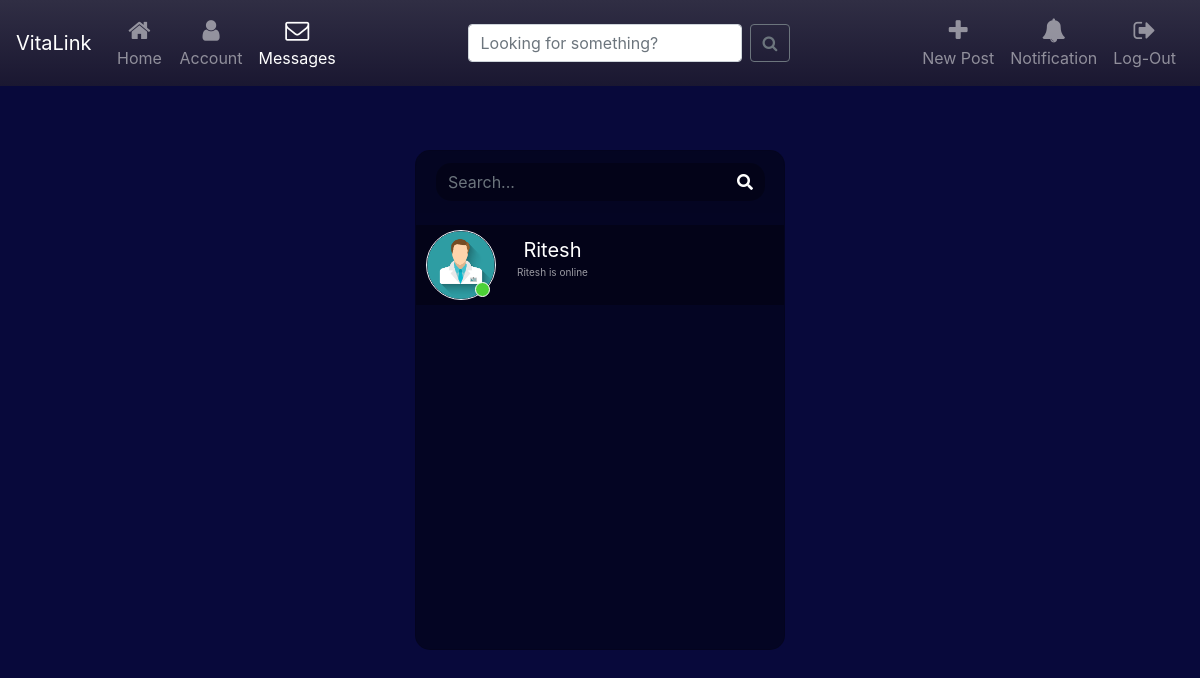
Page /chat (signed in) on the committed database.
### website/models.py (models this page shows)
class User(db.Model, UserMixin):
    id = db.Column(db.Integer, primary_key=True)
    email = db.Column(db.String(150), unique=True)
    password = db.Column(db.String(150))
    websocket_id = db.Column(db.String, unique=True, index=True)
    name = db.Column(db.String(150),unique = True)
    profilepic = db.Column(db.String(100))
    status = db.Column(db.String(20))
    interests = db.Column(db.String(1000),default = None)
    following = db.Column(db.String(1000),default = "")
    followers = db.Column(db.String(1000),default = "")
    logined = db.Column(db.String(10),default = "true")
    otp = db.Column(db.String(10))
    posts = db.relationship('Post')

### website/chat.py (the view, shortened to what this page needs)
@chat.route('/chat',methods=['GET','POST'])
@login_required
def sessions():
    followingid = current_user.following.split("+")
    following = []
    messages=Message.query.all()
    for msg in messages:
        if (current_user.name in msg.uid) and msg.read=='false':
            msg.read='true'
    db.session.commit()
    for userid in followingid:
        user = User.query.filter_by(id=userid).first()
        following.append(user)
    return render_template("chat.html",user=current_user,following = following,showchat=False,reciever=current_user)

### website/templates/chat.html (shortened to what this page needs)
<!DOCTYPE html>
<html>
<head>
	<link href="//maxcdn.bootstrapcdn.com/bootstrap/4.1.1/css/bootstrap.min.css" rel="stylesheet" id="bootstrap-css">
	<link rel="stylesheet" href="https://stackpath.bootstrapcdn.com/bootstrap/4.1.3/css/bootstrap.min.css"
>
	<link rel="stylesheet" href="https://use.fontawesome.com/releases/v5.5.0/css/all.css"
>
	<link rel="stylesheet" type="text/css"
		href="https://cdnjs.cloudflare.com/ajax/libs/malihu-custom-scrollbar-plugin/3.1.5/jquery.mCustomScrollbar.min.css">
	<link rel="stylesheet" href="../../static/css/chat.css">
	<link rel="stylesheet" type="text/css" href="../../static/css/navbar.css">
</head>
<body>
	<div class="navbox">
		<nav class="navbar navbar-icon-top fixed-top navbar-expand-lg navbar-dark  navcolr"
			style="background-image: linear-gradient(180deg,#302e44  0%, #1A1731 100%);">
			<a class="navbar-brand" href="#">VitaLink</a>
			<div class="collapse navbar-collapse" id="navbarSupportedContent">
				<ul class="navbar-nav">
					<li class="nav-item">
						<a class="nav-link" href="/">
							<i class="fa fa-home"></i>
							Home
						</a>
					</li>
					<li class="nav-item">
						<a class="nav-link" href="/account">
							<i class="fa fa-user">
							</i>
							Account
						</a>
					</li>
					<li class="nav-item active">
						<a class="nav-link" href="/chat">
							<i class="fa fa-envelope-o">
							</i>
							Messages
						</a>
					</li>
				</ul>
				<ul class="navbar-nav ml-auto mr-auto">
					<li class="nav-item">
						<form class="form-inline my-2 my-lg-0" method="post" action="/search">
							<input class="form-control mr-sm-2" type="text" placeholder="Looking for something?"
								name="search" aria-label="Search">
							<button class="btn btn-outline-secondary my-2 my-sm-0" type="submit"><i
									class="fa fa-search"></i></button>
						</form>
					</li>
				</ul>
				<ul class="navbar-nav ">
					<li class="nav-item">
						<a class="nav-link" href="/post">
							<i class="fa fa-plus">
							</i>
							New Post
						</a>
					</li>
					<li class="nav-item">
						<a class="nav-link" href="javascript:myFunction();">
							<i class="fa fa-bell">
							</i>
							Notification
						</a>
					</li>
					<li class="nav-item">
						<a class="nav-link" href="#">
							<i class="fa fa-sign-out">
							</i>
							Log-Out
						</a>
					</li>
				</ul>
			</div>
		</nav>
	</div>
	<div class="container-fluid h-100">
		<div class="row justify-content-center h-100">
			<div class="col-md-4 col-xl-4 chat">
				<div class="card mb-sm-3 mb-md-0 contacts_card">
					<div class="card-header">
						<div class="input-group">
							<input type="text" placeholder="Search..." name="" class="form-control search">
							<div class="input-group-prepend">
								<span class="input-group-text search_btn"><i class="fas fa-search"></i></span>
							</div>
						</div>
					</div>
					<div class="card-body contacts_body">
						<ui class="contacts">
							{% for follow in following %}
							{% if follow==None %}
							{% else %}
							<li class="active">
								<form action="/chat" method="post">
									<div class="d-flex bd-highlight">
										<div class="img_cont">
											<img src="../../static/profile/{{follow.profilepic}}"
												class="rounded-circle user_img">
												{% if follow.logined=='true'%}
												<span class="online_icon"></span>
												{% else %}
												<span class="online_icon offline"></span>
												{% endif %}
										</div>
										<div class="user_info">
											<button
												style="background-color: transparent; border: 0ch; outline: none"><span>{{follow.name}}</span>
												<p>{{follow.name}} is online</p>
											</button>
										</div>
									</div>
							</li>
							{% endif %}
							{% endfor %}
						</ui>
					</div>
				</div>
			</div>
		</div>
	</div>
</body>
</html>

### website/static/css/chat.css (style rules this page uses)
body,html { height: 100%; margin: 0; background-color: #08093b; }
.chat { margin-top: auto; margin-bottom: auto; }
.card { height: 500px; border-radius: 15px !important; background-color: rgba(0,0,0,0.4) !important; }
.contacts_body { padding: 0.75rem 0 !important; overflow-y: auto; white-space: nowrap; }
.card-header { border-radius: 15px 15px 0 0 !important; border-bottom: 0 !important; }
.search { border-radius: 15px 0 0 15px !important; background-color: rgba(0,0,0,0.3) !important; border:0 !important; color:white !important; }
.search_btn { border-radius: 0 15px 15px 0 !important; background-color: rgba(0,0,0,0.3) !important; border:0 !important; color: white !important; cursor: pointer; }
.contacts { list-style: none; padding: 0; }
.contacts li { width: 100% !important; padding: 5px 10px; margin-bottom: 15px !important; }
.contacts .active { background-color: rgba(0,0,0,0.3); }
.user_img { height: 70px; width: 70px; border:1.5px solid #f5f6fa; }
.img_cont { position: relative; height: 70px; width: 70px; }
.online_icon { position: absolute; height: 15px; width:15px; background-color: #4cd137; border-radius: 50%; bottom: 0.2em; right: 0.4em; border:1.5px solid white; }
.user_info { margin-top: auto; margin-bottom: auto; margin-left: 15px; }
.user_info span { font-size: 20px; color: white; }
.user_info p { font-size: 10px; color: rgba(255,255,255,0.6); }

### website/static/css/navbar.css (style rules this page uses)
.navcolr { background-color: #1A1731; }
.navbar-icon-top .navbar-nav .nav-link > .fa { position: relative; width: 36px; font-size: 24px; }
.navbar-icon-top .navbar-nav .nav-link > .fa { top: 3px; line-height: 12px; }
@media (min-width: 992px) { .navbar-icon-top.navbar-expand-lg .navbar-nav .nav-link { text-align: center; display: table-cell; height: 70px; vertical-align: middle; padding-top: 0; padding-bottom: 0; } }
@media (min-width: 992px) { .navbar-icon-top.navbar-expand-lg .navbar-nav .nav-link > .fa { display: block; width: 48px; margin: 2px auto 4px auto; top: 0; line-height: 24px; } }

### rows in the picture
User: profilepic (picture), logined "true" (drawn), name "Ritesh"
